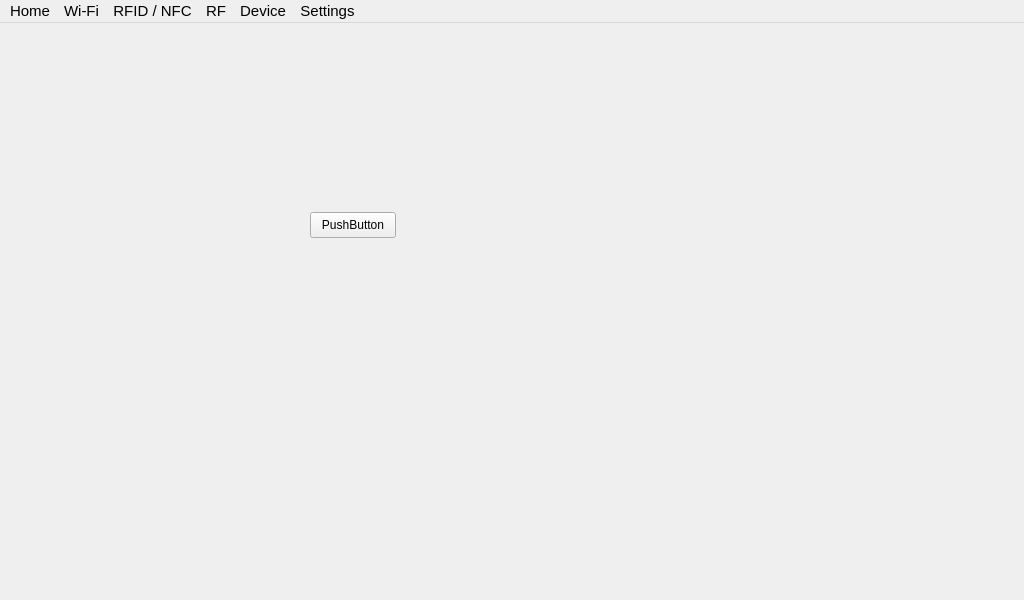
<?xml version="1.0" encoding="UTF-8"?>
<ui version="4.0">
 <class>MainWindow</class>
 <widget class="QMainWindow" name="MainWindow">
  <property name="geometry">
   <rect>
    <x>0</x>
    <y>0</y>
    <width>1024</width>
    <height>600</height>
   </rect>
  </property>
  <property name="windowTitle">
   <string>MainWindow</string>
  </property>
  <widget class="QWidget" name="centralwidget">
   <widget class="QStackedWidget" name="stackedWidget">
    <property name="geometry">
     <rect>
      <x>-10</x>
      <y>-11</y>
      <width>1041</width>
      <height>591</height>
     </rect>
    </property>
    <widget class="QWidget" name="home">
     <widget class="QPushButton" name="pushButton">
      <property name="geometry">
       <rect>
        <x>320</x>
        <y>200</y>
        <width>86</width>
        <height>26</height>
       </rect>
      </property>
      <property name="text">
       <string>PushButton</string>
      </property>
     </widget>
    </widget>
    <widget class="QWidget" name="wifiNetworks">
     <widget class="QPushButton" name="pushButton_2">
      <property name="geometry">
       <rect>
        <x>430</x>
        <y>270</y>
        <width>86</width>
        <height>26</height>
       </rect>
      </property>
      <property name="text">
       <string>PushButton</string>
      </property>
     </widget>
    </widget>
   </widget>
  </widget>
  <widget class="QMenuBar" name="menubar">
   <property name="geometry">
    <rect>
     <x>0</x>
     <y>0</y>
     <width>1024</width>
     <height>26</height>
    </rect>
   </property>
   <property name="font">
    <font>
     <pointsize>11</pointsize>
    </font>
   </property>
   <widget class="QMenu" name="menuHome">
    <property name="font">
     <font>
      <pointsize>11</pointsize>
     </font>
    </property>
    <property name="title">
     <string>Home</string>
    </property>
    <addaction name="actionHome"/>
   </widget>
   <widget class="QMenu" name="menuWiFi">
    <property name="font">
     <font>
      <pointsize>11</pointsize>
     </font>
    </property>
    <property name="title">
     <string>Wi-Fi</string>
    </property>
    <widget class="QMenu" name="menuAnalysis_Tools">
     <property name="title">
      <string>Analysis Tools</string>
     </property>
     <addaction name="actionPacket_Sniffer"/>
     <addaction name="actionChannel_Graph"/>
    </widget>
    <widget class="QMenu" name="menuOther_Wi_Fi_Attacks">
     <property name="title">
      <string>Other Wi-Fi Attacks</string>
     </property>
     <addaction name="actionBeacon_Flood"/>
     <addaction name="actionKarma_Attack"/>
    </widget>
    <addaction name="actionNetworks"/>
    <addaction name="actionBad_AP_Emulator_2"/>
    <addaction name="menuAnalysis_Tools"/>
    <addaction name="menuOther_Wi_Fi_Attacks"/>
   </widget>
   <widget class="QMenu" name="menuRFID_NFC">
    <property name="font">
     <font>
      <pointsize>11</pointsize>
     </font>
    </property>
    <property name="title">
     <string>RFID / NFC</string>
    </property>
    <addaction name="actionRFID_NFC"/>
   </widget>
   <widget class="QMenu" name="menuPacket_RF">
    <property name="title">
     <string>RF</string>
    </property>
    <addaction name="actionBluetooth_BLE_Scan"/>
    <addaction name="actionRF_Jamming"/>
    <addaction name="actionSpectrum_Analyzer"/>
   </widget>
   <widget class="QMenu" name="menuDevice">
    <property name="title">
     <string>Device</string>
    </property>
    <addaction name="actionPIN_Lock"/>
    <addaction name="actionSelf_Destruct"/>
    <addaction name="actionMAC_Address_Spoofing"/>
   </widget>
   <widget class="QMenu" name="menuSettings">
    <property name="title">
     <string>Settings</string>
    </property>
    <addaction name="actionWi_FI_Settings"/>
    <addaction name="actionRFID_NFC_Settings"/>
    <addaction name="actionTheme_UI"/>
    <addaction name="actionAbout_Legal"/>
   </widget>
   <addaction name="menuHome"/>
   <addaction name="menuWiFi"/>
   <addaction name="menuRFID_NFC"/>
   <addaction name="menuPacket_RF"/>
   <addaction name="menuDevice"/>
   <addaction name="menuSettings"/>
  </widget>
  <action name="actionWi_Fi_Scanner">
   <property name="text">
    <string>Wi-Fi Scanner</string>
   </property>
  </action>
  <action name="actionBad_AP_Emulator">
   <property name="text">
    <string>Bad AP Emulator</string>
   </property>
  </action>
  <action name="actionNetworks">
   <property name="checkable">
    <bool>false</bool>
   </property>
   <property name="checked">
    <bool>false</bool>
   </property>
   <property name="text">
    <string>Networks</string>
   </property>
  </action>
  <action name="actionPacket_Sniffer">
   <property name="text">
    <string>Packet Sniffer</string>
   </property>
  </action>
  <action name="actionClient_List">
   <property name="text">
    <string>Client List</string>
   </property>
  </action>
  <action name="actionChannel_Graph">
   <property name="text">
    <string>Channel Graph</string>
   </property>
  </action>
  <action name="actionBad_AP_Emulator_2">
   <property name="text">
    <string>Bad AP Emulator</string>
   </property>
  </action>
  <action name="actionBeacon_Flood">
   <property name="text">
    <string>Beacon Flood</string>
   </property>
  </action>
  <action name="actionKarma_Attack">
   <property name="text">
    <string>Karma Attack</string>
   </property>
  </action>
  <action name="actionDeauth_Attack">
   <property name="text">
    <string>Deauth Attack</string>
   </property>
  </action>
  <action name="actionEvil_Twin">
   <property name="text">
    <string>Evil Twin</string>
   </property>
  </action>
  <action name="actionBluetooth_BLE_Scan">
   <property name="text">
    <string>Bluetooth / BLE Scan</string>
   </property>
  </action>
  <action name="actionRF_Jamming">
   <property name="text">
    <string>RF Jamming</string>
   </property>
  </action>
  <action name="actionSpectrum_Analyzer">
   <property name="text">
    <string>Spectrum Analyzer</string>
   </property>
  </action>
  <action name="actionPIN_Lock">
   <property name="text">
    <string>PIN Lock</string>
   </property>
  </action>
  <action name="actionSelf_Destruct">
   <property name="text">
    <string>Self Destruct</string>
   </property>
  </action>
  <action name="actionMAC_Address_Spoofing">
   <property name="text">
    <string>MAC Address Spoofing</string>
   </property>
  </action>
  <action name="actionWi_FI_Settings">
   <property name="text">
    <string>Wi-FI Settings</string>
   </property>
  </action>
  <action name="actionRFID_NFC_Settings">
   <property name="text">
    <string>RFID / NFC Settings</string>
   </property>
  </action>
  <action name="actionTheme_UI">
   <property name="text">
    <string>Theme / UI</string>
   </property>
  </action>
  <action name="actionAbout_Legal">
   <property name="text">
    <string>About / Legal</string>
   </property>
  </action>
  <action name="actionHome">
   <property name="text">
    <string>Home</string>
   </property>
  </action>
  <action name="actionRFID_NFC">
   <property name="text">
    <string>RFID / NFC</string>
   </property>
  </action>
 </widget>
 <resources/>
 <connections/>
</ui>
